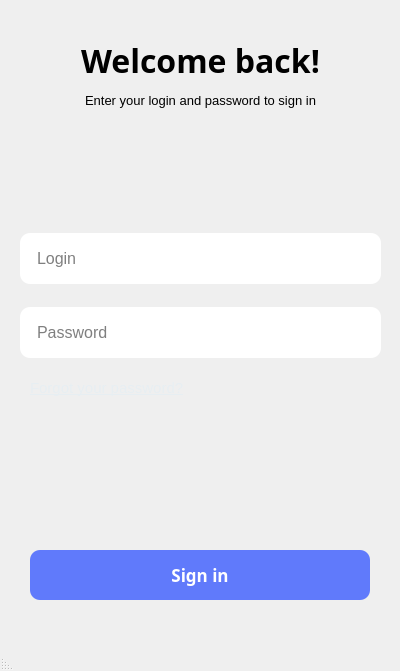
<?xml version="1.0" encoding="UTF-8"?>
<ui version="4.0">
 <class>MainWindow</class>
 <widget class="QMainWindow" name="MainWindow">
  <property name="geometry">
   <rect>
    <x>0</x>
    <y>0</y>
    <width>400</width>
    <height>671</height>
   </rect>
  </property>
  <property name="font">
   <font>
    <pointsize>22</pointsize>
    <bold>false</bold>
   </font>
  </property>
  <property name="windowTitle">
   <string>Sign in</string>
  </property>
  <property name="layoutDirection">
   <enum>Qt::LayoutDirection::RightToLeft</enum>
  </property>
  <widget class="QWidget" name="centralwidget">
   <widget class="QLabel" name="label">
    <property name="geometry">
     <rect>
      <x>0</x>
      <y>30</y>
      <width>401</width>
      <height>61</height>
     </rect>
    </property>
    <property name="font">
     <font>
      <family>Nirmala UI Semilight</family>
      <pointsize>24</pointsize>
      <italic>false</italic>
      <bold>true</bold>
      <underline>false</underline>
     </font>
    </property>
    <property name="layoutDirection">
     <enum>Qt::LayoutDirection::LeftToRight</enum>
    </property>
    <property name="styleSheet">
     <string notr="true"/>
    </property>
    <property name="text">
     <string>Welcome back!</string>
    </property>
    <property name="textFormat">
     <enum>Qt::TextFormat::AutoText</enum>
    </property>
    <property name="alignment">
     <set>Qt::AlignmentFlag::AlignCenter</set>
    </property>
   </widget>
   <widget class="QWidget" name="verticalLayoutWidget">
    <property name="geometry">
     <rect>
      <x>0</x>
      <y>210</y>
      <width>401</width>
      <height>171</height>
     </rect>
    </property>
    <layout class="QVBoxLayout" name="verticalLayout" stretch="0,0">
     <property name="spacing">
      <number>0</number>
     </property>
     <property name="sizeConstraint">
      <enum>QLayout::SizeConstraint::SetDefaultConstraint</enum>
     </property>
     <property name="leftMargin">
      <number>20</number>
     </property>
     <property name="topMargin">
      <number>0</number>
     </property>
     <property name="rightMargin">
      <number>20</number>
     </property>
     <item>
      <widget class="QLineEdit" name="lineEditLogin">
       <property name="font">
        <font>
         <pointsize>12</pointsize>
         <bold>false</bold>
        </font>
       </property>
       <property name="styleSheet">
        <string notr="true">border-radius: 10px;
padding: 15px</string>
       </property>
       <property name="text">
        <string/>
       </property>
       <property name="placeholderText">
        <string>Login</string>
       </property>
      </widget>
     </item>
     <item>
      <widget class="QLineEdit" name="lineEditPassword">
       <property name="font">
        <font>
         <pointsize>12</pointsize>
         <bold>false</bold>
        </font>
       </property>
       <property name="styleSheet">
        <string notr="true">border-radius: 10px;
padding: 15px</string>
       </property>
       <property name="text">
        <string/>
       </property>
       <property name="placeholderText">
        <string>Password</string>
       </property>
       <property name="clearButtonEnabled">
        <bool>true</bool>
       </property>
      </widget>
     </item>
    </layout>
   </widget>
   <widget class="QPushButton" name="pushButton">
    <property name="geometry">
     <rect>
      <x>30</x>
      <y>550</y>
      <width>340</width>
      <height>50</height>
     </rect>
    </property>
    <property name="sizePolicy">
     <sizepolicy hsizetype="Fixed" vsizetype="Fixed">
      <horstretch>0</horstretch>
      <verstretch>0</verstretch>
     </sizepolicy>
    </property>
    <property name="font">
     <font>
      <family>Miriam CLM</family>
      <pointsize>13</pointsize>
      <bold>true</bold>
     </font>
    </property>
    <property name="layoutDirection">
     <enum>Qt::LayoutDirection::RightToLeft</enum>
    </property>
    <property name="styleSheet">
     <string notr="true">background-color: rgb(96, 122, 251);
color: rgb(255, 255, 255);
border-radius: 10px</string>
    </property>
    <property name="text">
     <string>Sign in</string>
    </property>
   </widget>
   <widget class="QLabel" name="label_2">
    <property name="geometry">
     <rect>
      <x>0</x>
      <y>90</y>
      <width>401</width>
      <height>20</height>
     </rect>
    </property>
    <property name="font">
     <font>
      <pointsize>10</pointsize>
      <bold>false</bold>
     </font>
    </property>
    <property name="text">
     <string>Enter your login and password to sign in</string>
    </property>
    <property name="alignment">
     <set>Qt::AlignmentFlag::AlignCenter</set>
    </property>
   </widget>
   <widget class="QLabel" name="label_3">
    <property name="geometry">
     <rect>
      <x>30</x>
      <y>380</y>
      <width>171</width>
      <height>16</height>
     </rect>
    </property>
    <property name="font">
     <font>
      <pointsize>11</pointsize>
      <bold>false</bold>
      <underline>true</underline>
     </font>
    </property>
    <property name="cursor">
     <cursorShape>PointingHandCursor</cursorShape>
    </property>
    <property name="styleSheet">
     <string notr="true">color: rgb(231, 238, 242);</string>
    </property>
    <property name="text">
     <string>Forgot your password?</string>
    </property>
   </widget>
  </widget>
  <widget class="QStatusBar" name="statusbar"/>
 </widget>
 <resources/>
 <connections/>
</ui>
